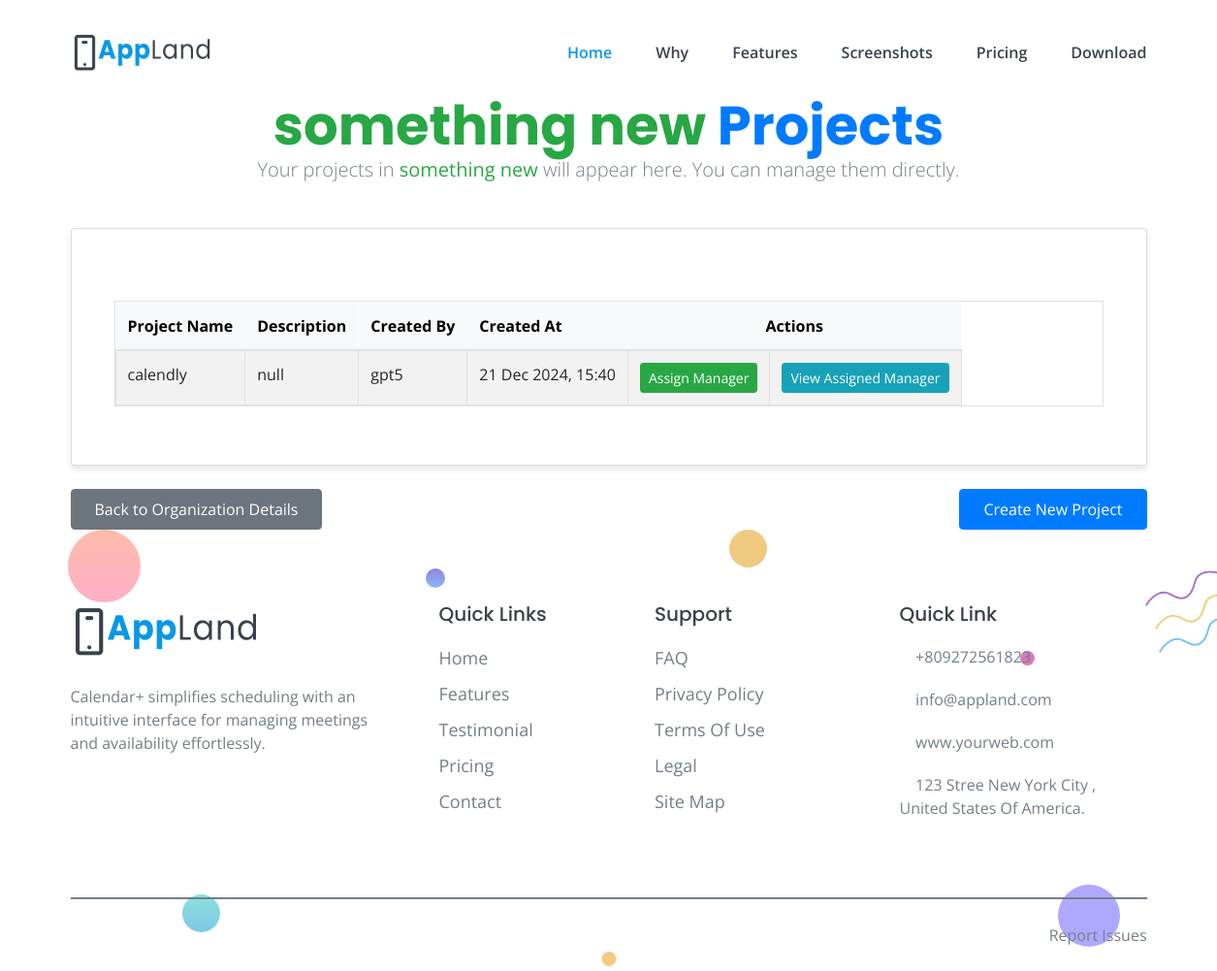
Screenshot of /calendar/organization/8/projects/ (signed in) with the database file from the repository.
### accounts/models.py (models this page shows, shortened)
class Organization(models.Model):
    name = models.CharField(max_length=255)
    description = models.TextField(blank=True)
    created_at = models.DateTimeField(auto_now_add=True)
    updated_at = models.DateTimeField(auto_now=True)
    created_by = models.ForeignKey(User, on_delete=models.CASCADE, related_name='created_organizations')

class Project(models.Model):
    name = models.CharField(max_length=255)  # Project name
    description = models.TextField(blank=True, null=True)
    start_date = models.DateField(null=True, blank=True)
    end_date = models.DateField(null=True, blank=True)
    organization = models.ForeignKey(
        'Organization',
        on_delete=models.CASCADE,
        related_name='projects'
    )
    created_by = models.ForeignKey(
        'Profile',
        on_delete=models.CASCADE,
        related_name='created_projects'
    )
    created_at = models.DateTimeField(auto_now_add=True)
    updated_at = models.DateTimeField(auto_now=True)

class Profile(models.Model):
    user = models.ForeignKey(User, on_delete=models.CASCADE, related_name='profiles')
    organization = models.ForeignKey(Organization, on_delete=models.SET_NULL, related_name='profiles', null=True, blank=True)
    is_admin = models.BooleanField(default=False)
    is_manager = models.BooleanField(default=False)
    is_employee = models.BooleanField(default=False)
    profile_picture = models.ImageField(upload_to='profile_pictures/', null=True, blank=True)
    full_name = models.CharField(max_length=255, null=True, blank=True)
    class Meta:
        unique_together = ('user', 'organization')

### calendar_plus/views.py (the view)
# urls.py: path('organization/<int:org_id>/projects/', ProjectListView.as_view(), name='project_list'),
class ProjectListView(View):
    def get(self, request, org_id):
        try:
            organization = Organization.objects.get(id=org_id)
            profile = Profile.objects.filter(user=request.user, organization=organization, is_admin=True).first()
            if not profile:
                messages.error(request, "You do not have permission to view projects in this organization.")
                return redirect('org_detail', org_id=organization.id)
            projects = Project.objects.filter(organization=organization)
            return render(request, 'project/project_list.html', {
                'organization': organization,
                'projects': projects
            })
        except Organization.DoesNotExist:
            messages.error(request, "Organization not found.")
            return redirect('home')

### calendar_plus/templates/project/project_list.html (shortened to what this page needs)
{% extends 'custom.html' %}
{% block content %}
<br><br>
<!DOCTYPE html>
<html lang="en">
<head>
    <link href="https://cdn.jsdelivr.net/npm/bootstrap@5.3.0-alpha1/dist/css/bootstrap.min.css" rel="stylesheet" />
</head>
<body>
<div class="container mt-5">
    <div class="text-center mb-5">
        <h2 class="display-4 text-primary fw-bold">
            <span class="text-success">{{ organization.name }}</span> Projects
        </h2>
        <p class="lead">
            Your projects in <strong class="text-success">{{ organization.name }}</strong> will appear here. You can manage them directly.
        </p>
    </div>
    {% if projects %}
        <div class="card p-4">
            <div class="card-body">
                <table class="table table-bordered table-striped table-responsive">
                    <thead class="table-light">
                        <tr>
                            <th>Project Name</th>
                            <th>Description</th>
                            <th>Created By</th>
                            <th>Created At</th>
                            <th colspan="2" class="text-center">Actions</th>
                        </tr>
                    </thead>
                    <tbody>
                        {% for project in projects %}
                            <tr>
                                <td>{{ project.name }}</td>
                                <td>{{ project.description }}</td>
                                <td>{{ project.created_by.user.username }}</td>
                                <td>{{ project.created_at|date:"d M Y, H:i" }}</td>
                                <td class="text-center">
                                    <a href="{% url 'assign_manager_to_project' organization_id=project.organization.id project_id=project.id %}" class="btn btn-success btn-sm">
                                        Assign Manager
                                    </a>
                                </td>
                                <td class="text-center">
                                    <a href="{% url 'assigned_manager_detail' organization_id=project.organization.id project_id=project.id %}" class="btn btn-info btn-sm">
                                        View Assigned Manager
                                    </a>
                                </td>
                            </tr>
                        {% endfor %}
                    </tbody>
                </table>
            </div>
        </div>
    {% else %}
        <div class="alert alert-info mt-4">
            No projects found for this organization. Start by creating a new project.
        </div>
    {% endif %}
    <div class="d-flex justify-content-between mt-4">
        <a href="{% url 'org_detail' org_id=organization.id %}" class="btn btn-secondary px-4 py-2">Back to Organization Details</a>
        <a href="{% url 'create_project' org_id=organization.id %}" class="btn btn-primary px-4 py-2">Create New Project</a>
    </div>
</div>
</body>
</html>
{% endblock %}

### static/assets/css/default.css (style rules this page uses)
.mt-5 { margin-top: 5px; }
.mb-5 { margin-bottom: 5px; }

### static/assets/css/style.css (style rules this page uses)
body { font-family: "Open Sans", sans-serif; font-weight: normal; font-style: normal; color: #747E88; overflow-x: hidden; }
* { margin: 0; padding: 0; -webkit-box-sizing: border-box; -moz-box-sizing: border-box; box-sizing: border-box; }
i, span, a { display: inline-block; }
h1, h2, h3, h4, h5, h6 { font-family: "Poppins", sans-serif; font-weight: 700; color: #38424D; margin: 0px; }
h2 { font-size: 36px; }
p { font-size: 16px; font-weight: 400; line-height: 24px; color: #747E88; margin: 0px; }

### calendar_plus/templates/project/project_list.html (style rules this page uses)
body { background-color: #f8f9fa; font-family: 'Roboto', sans-serif; }
.container { max-width: 1200px; }
.card { border-radius: 15px; box-shadow: 0 4px 6px rgba(0, 0, 0, 0.1); }
.btn-primary { background-color: #007bff; border-color: #007bff; }
.btn-success { background-color: #28a745; border-color: #28a745; }
.btn-info { background-color: #17a2b8; border-color: #17a2b8; }
.table th, .table td { vertical-align: middle; }
.table-responsive { margin-top: 30px; }

### rows the page displays
Organization: name "something new"
Project: name "calendly", description "null", created_by.user.username "gpt5", created_at "21 Dec 2024, 15:40"
